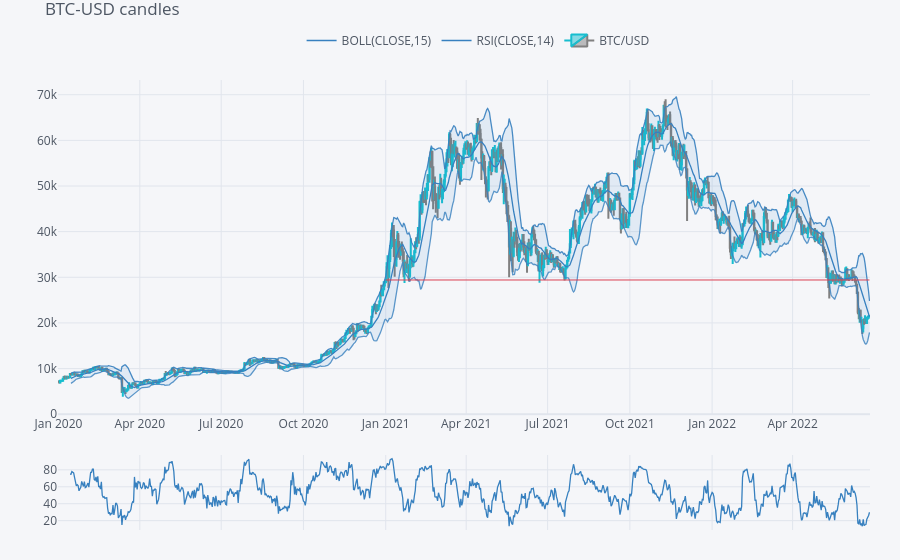

The notebook cell this image was saved under:
### Code cell
qf = cf.QuantFig(
    coin_data.loc['2020-01-01':], 
    title = 'BTC-USD candles', 
    legend = 'top', 
    name = 'BTC/USD'
)

# You can add some technical indicators to the chart here
qf.add_bollinger_bands(periods = 15, boll_std=2)
qf.add_rsi(periods = 14, showbands = False)

# you can add a support line here for quick plotting
qf.add_support(date = '2021-01-01', on = 'close', mode = 'toend')
plyo.iplot(
    qf.iplot(asFigure = True), 
    image = 'png', 
    filename = 'BTC_candles'
)

### Figure 1 — Plotly figure (JSON) as saved in the notebook; plotly's stock layout.template omitted (floating-point values rounded to 4 significant figures; data arrays with more than 128 entries replaced by an {"elided": "..."} marker saying what was removed)
{"data": [{"legendgroup": "BOLL(CLOSE,15)", "line": {"color": "rgba(55, 128, 191, 1.0)", "dash": "solid", "shape": "linear", "width": 1.3}, "mode": "lines", "name": "BOLL(CLOSE,15)", "showlegend": true, "text": "", "type": "scatter", "x": {"elided": "908 str values"}, "y": {"elided": "908 mixed values"}, "yaxis": "y2"}, {"legendgroup": "BOLL(CLOSE,15)", "line": {"color": "rgba(55, 128, 191, 0.8999999999999999)", "dash": "solid", "shape": "linear", "width": 1.3}, "mode": "lines", "name": "UPPER(CLOSE,15)", "showlegend": false, "text": "", "type": "scatter", "x": {"elided": "908 str values"}, "y": {"elided": "908 mixed values"}, "yaxis": "y2"}, {"fill": "tonexty", "fillcolor": "rgba(55, 128, 191, 0.1)", "legendgroup": "BOLL(CLOSE,15)", "line": {"color": "rgba(55, 128, 191, 0.7999999999999998)", "dash": "solid", "shape": "linear", "width": 1.3}, "mode": "lines", "name": "LOWER(CLOSE,15)", "showlegend": false, "text": "", "type": "scatter", "x": {"elided": "908 str values"}, "y": {"elided": "908 mixed values"}, "yaxis": "y2"}, {"legendgroup": "RSI(CLOSE,14)", "line": {"color": "rgba(55, 128, 191, 1.0)", "dash": "solid", "shape": "linear", "width": 1.3}, "mode": "lines", "name": "RSI(CLOSE,14)", "showlegend": true, "text": "", "type": "scatter", "x": {"elided": "908 str values"}, "y": {"elided": "908 mixed values"}, "yaxis": "y3"}, {"close": {"elided": "908 float values"}, "decreasing": {"line": {"color": "#808080"}}, "high": {"elided": "908 float values"}, "increasing": {"line": {"color": "#17BECF"}}, "low": {"elided": "908 float values"}, "name": "BTC/USD", "open": {"elided": "908 float values"}, "showlegend": true, "type": "candlestick", "x": {"elided": "908 str values"}, "yaxis": "y2"}], "layout": {"legend": {"bgcolor": "#F5F6F9", "font": {"color": "#4D5663"}, "orientation": "h", "x": 0.3, "y": 0.95, "yanchor": "bottom"}, "margin": {"b": 30, "l": 30, "r": 30, "t": 30}, "paper_bgcolor": "#F5F6F9", "plot_bgcolor": "#F5F6F9", "shapes": [{"line": {"color": "#db4052", "dash": "solid", "width": 1}, "type": "line", "x0": "2021-01-01", "x1": "2022-06-26", "xref": "x", "y0": 29410.0, "y1": 29410.0, "yref": "y2"}], "showlegend": true, "title": {"font": {"color": "#4D5663"}, "text": "BTC-USD candles"}, "xaxis": {"anchor": "y2", "gridcolor": "#E1E5ED", "rangeselector": {"bgcolor": "rgba(150, 200, 250, 1)", "buttons": [{"count": 1, "label": "1m", "step": "month", "stepmode": "backward"}, {"count": 1, "label": "1y", "step": "year", "stepmode": "backward"}], "font": {"size": 13}, "visible": false, "x": 0, "y": 0.9}, "rangeslider": {"visible": false}, "showgrid": true, "tickfont": {"color": "#4D5663"}, "title": {"font": {"color": "#4D5663"}, "text": ""}, "zerolinecolor": "#E1E5ED"}, "yaxis": {"gridcolor": "#E1E5ED", "showgrid": true, "showticklabels": false, "tickfont": {"color": "#4D5663"}, "title": {"font": {"color": "#4D5663"}, "text": ""}, "zerolinecolor": "#E1E5ED"}, "yaxis2": {"domain": [0.23, 0.9], "gridcolor": "#E1E5ED", "showgrid": true, "tickfont": {"color": "#4D5663"}, "title": {"font": {"color": "#4D5663"}, "text": ""}, "zerolinecolor": "#E1E5ED"}, "yaxis3": {"domain": [0, 0.15], "gridcolor": "#E1E5ED", "showgrid": true, "tickfont": {"color": "#4D5663"}, "title": {"font": {"color": "#4D5663"}, "text": ""}, "zerolinecolor": "#E1E5ED"}}}
